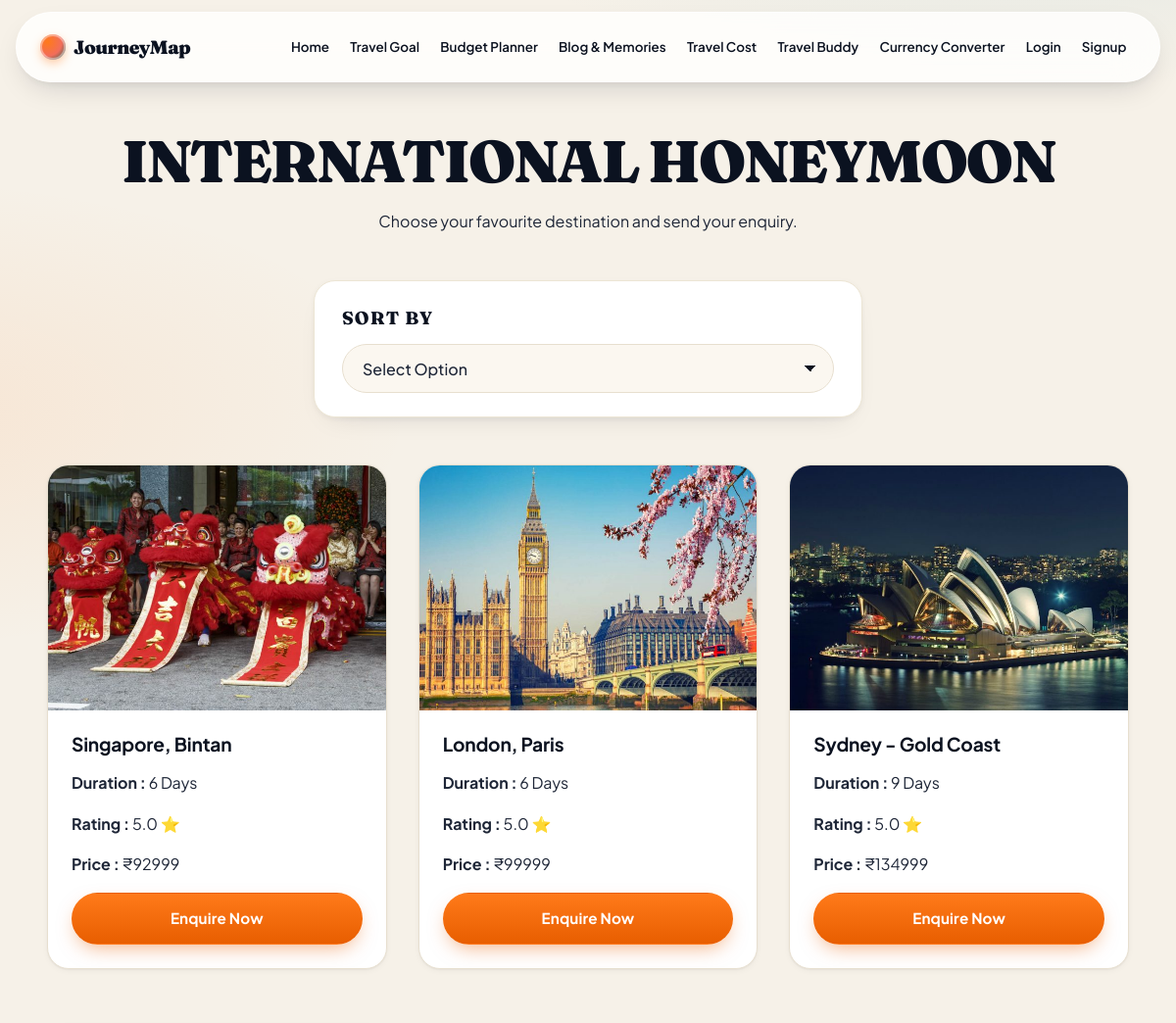
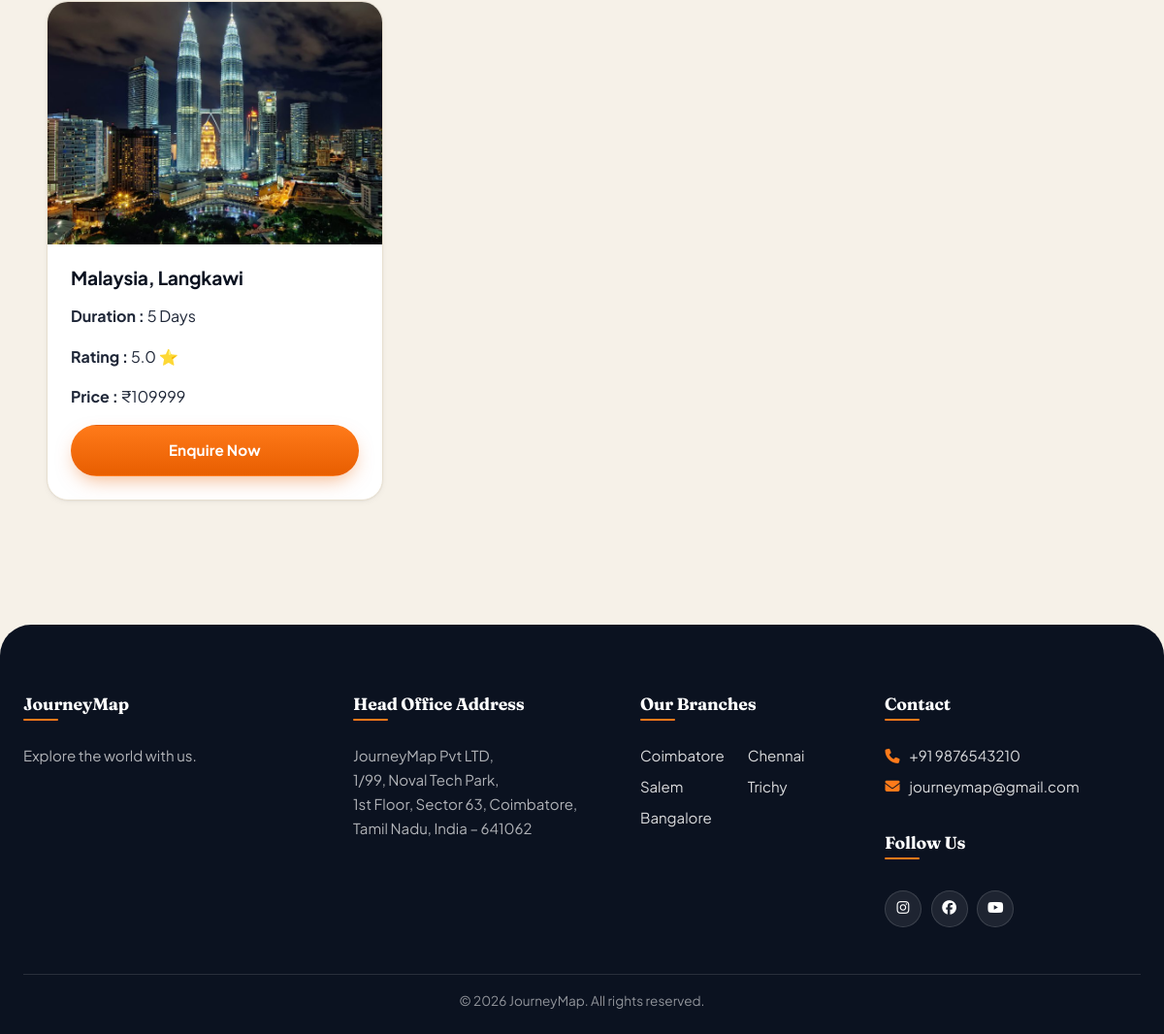
The page /destinations/Honeymoon/ on the database its author committed (2 pictures, top to bottom).
### JourneyMap/models.py (models this page shows, shortened)
class Package(models.Model):
    CATEGORY = (
        ('India', 'India'),
        ('International', 'International'),
        ('Europe', 'Europe'),
        ('Honeymoon', 'International Honeymoon')
    )
    package_name = models.CharField(max_length=100)
    category = models.CharField(max_length=30, choices=CATEGORY)
    price = models.IntegerField()
    image = models.ImageField(upload_to='travels/')
    description = models.TextField()

class Destination(models.Model):
    package = models.ForeignKey(Package, on_delete=models.CASCADE)
    destination_name = models.CharField(max_length=100)
    image = models.ImageField(upload_to='travels/')
    description = models.TextField()
    days = models.IntegerField()
    price = models.IntegerField()
    rating = models.FloatField(default=5)
    international = models.BooleanField(default=False)

### JourneyMap/views.py (the view)
# urls.py: path('destinations/<str:category>/',views.destinations,name='destinations'),
def destinations(request, category):
    package = Package.objects.get(category=category)
    destinations = Destination.objects.filter(package=package)
    sort = request.GET.get("sort")
    if sort == "price_low":
        destinations = destinations.order_by("price")
    elif sort == "price_high":
        destinations = destinations.order_by("-price")
    elif sort == "rating":
        destinations = destinations.order_by("-rating")
    elif sort == "days_low":
        destinations = destinations.order_by("days")
    elif sort == "days_high":
        destinations = destinations.order_by("-days")
    elif sort == "name":
        destinations = destinations.order_by("destination_name")
    context = {
        "package": package,
        "destinations": destinations,
        "sort": sort,
    }
    return render(request, "destinations.html", context)

### templates/destinations.html (shortened to what this page needs)
{% extends 'base.html' %}
{% load static %}
{% block content %}
<div class="container mt-5">
    <div class="text-center mb-5">
        <h1>{{ package.package_name }}</h1>
        <p>Choose your favourite destination and send your enquiry.</p>
    </div>
    <div class="row justify-content-center mb-5">
        <div class="col-lg-6">
            <div class="card shadow border-0 p-4">
                <h3 class="text-primary fw-bold mb-4">
                    SORT BY
                </h3>
                <form method="GET">
                    <select
                        name="sort"
                        class="form-select form-select-lg"
                        onchange="this.form.submit()">
                        <option value="">Select Option</option>
                    </select>
                </form>
            </div>
        </div>
    </div>
    <div class="row">
        {% for destination in destinations %}
        <div class="col-lg-4 col-md-6 mb-4">
            <div class="card h-100 shadow">
                <img src="{{ destination.image.url }}"
                     class="card-img-top"
                     style="height:250px;object-fit:cover;">
                <div class="card-body">
                    <h4>
                        {{ destination.destination_name }}
                    </h4>
                    <p>
                        <strong>Duration :</strong>
                        {{ destination.days }} Days
                    </p>
                    <p>
                        <strong>Rating :</strong>
                        {{ destination.rating }} ⭐
                    </p>
                    <p>
                        <strong>Price :</strong>
                        ₹{{ destination.price }}
                    </p>
                    <a href="{% url 'enquiry' destination.id %}"
                       class="btn btn-success w-100">
                        Enquire Now
                    </a>
                </div>
            </div>
        </div>
        {% empty %}
        <div class="text-center">
            <h3>No Destinations Available</h3>
        </div>
        {% endfor %}
    </div>
</div>
{% endblock %}

### rows shown on the page
Package: package_name "INTERNATIONAL HONEYMOON"
Destination: image (picture), destination_name "Singapore, Bintan", days "6", rating "5.0", price "92999"
Destination: image (picture), destination_name "London, Paris", days "6", rating "5.0", price "99999"
Destination: image (picture), destination_name "Sydney - Gold Coast", days "9", rating "5.0", price "134999"
Destination: image (picture), destination_name "Malaysia, Langkawi", days "5", rating "5.0", price "109999"
